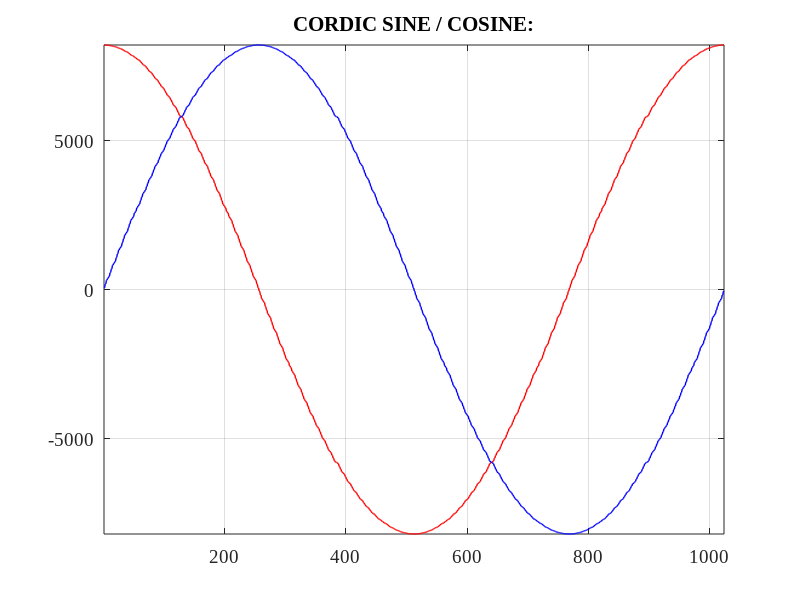

This figure's MATLAB source:
%% -------------------------------------------------------------------------- %%
%
% Title       : cordic_main.m
% Author      : Alexander Kapitanov	
% Company     : Insys
% E-mail      : sallador@bk.ru 
% Version     : 1.0	 
%
set(0, 'DefaultAxesFontSize', 14, 'DefaultAxesFontName', 'Times New Roman');
set(0, 'DefaultTextFontSize', 14, 'DefaultTextFontName', 'Times New Roman'); 

clear all;
close all;

% Set: Phase vector size (phase - is a bit-vector)
NPHI = 10;
% Set: Gain of signal (output width in HDL)
NOUT = 14;
GAIN = 2^(NOUT-1)/1.6467;


% ---- Calculate angles and create Look up table for ATAN -------------------- %
Angle = zeros(1, NOUT-1);
for ii = 1:(NOUT-1)
  if (ii < NOUT-1)
    Angle(ii) = round(atan(2^(-(ii-1))) * (2^(NPHI)/(2*pi)));
  else
    Angle(ii) = 0;
  endif  
endfor
Angle_Int = int32(Angle);

% ---- Calculate quadrant from input phase ----------------------------------- %
function quad_out = find_quad(Phase, Gain, PHI)
  x_ret = 0; y_ret = 0; z_ret = 0;
  
  if ((Phase > 0) && (Phase < 2^(PHI-2))) % MSBs: "00" in HDL
    z_ret = Phase;
    x_ret = Gain;
    y_ret = 0;
  elseif ((Phase > 2^(PHI-2)-1) && (Phase < 2^(PHI-1))) % MSBs: "01" in HDL
    z_ret = Phase - 2^(PHI-2);
    x_ret = 0;
    y_ret = Gain;
  elseif ((Phase > -2^(PHI-2)+1) && (Phase < 1)) % MSBs: "11" in HDL 
    z_ret = Phase;
    x_ret = Gain;
    y_ret = 0;
  else % MSBs: "10" in HDL 
    z_ret = Phase + 2^(PHI-2);
    x_ret = 0;
    y_ret = -Gain;    
  endif
  quad_out(1,1) = int32(x_ret);
  quad_out(1,2) = int32(y_ret);
  quad_out(1,3) = int32(z_ret);
end

% ---- Calculate sin / cos values -------------------------------------------- %
function harmonic_out = find_wave(Data, GainX, GainY, LutAtan, Len)
  sig_ret(1) = (Data);
  cos_ret(1) = (GainX);
  sin_ret(1) = (GainY);
  for ii = 1:(Len-1)
    if (sig_ret(ii) < 0)
      sig_ret(ii+1) = sig_ret(ii) + LutAtan(ii);
      cos_ret(ii+1) = cos_ret(ii) + floor(sin_ret(ii) * 2^(1-ii));
      sin_ret(ii+1) = sin_ret(ii) - floor(cos_ret(ii) * 2^(1-ii));      
    else
      sig_ret(ii+1) = sig_ret(ii) - LutAtan(ii);
      cos_ret(ii+1) = cos_ret(ii) - floor(sin_ret(ii) * 2^(1-ii));
      sin_ret(ii+1) = sin_ret(ii) + floor(cos_ret(ii) * 2^(1-ii));      
    endif
  endfor
  harmonic_out(1,1) = (cos_ret(Len-1));
  harmonic_out(1,2) = (sin_ret(Len-1));
end

% ---- Create phase vector and calculate sin / cos --------------------------- % 
phi_1 = 0:1:2^(NPHI-1)-1;
phi_2 = -2^(NPHI-1):1:-1;

%phi_ii = -2^(NPHI-1):1:2^(NPHI-1)-1;
phi_ii = [phi_1 phi_2];
phi_ii = int32(phi_ii);

for ii = 1:length(phi_ii)
  phi_out(ii,:) = find_quad(phi_ii(1,ii), GAIN, NPHI);
  sig_out(ii,:) = find_wave(phi_out(ii,3), phi_out(ii,1), phi_out(ii,2), Angle_Int, NOUT);
endfor

%PhX = phi_out(:,1);
%PhY = phi_out(:,2);
%PhZ = phi_out(:,3);
ReSig = sig_out(:,1);
ImSig = sig_out(:,2);

max(abs(ReSig))

figure(1) % Plot loaded data in Freq Domain
  plot(ReSig, '-', 'LineWidth', 1, 'Color',[1 0 0])
  grid on; hold on; axis tight; 
  plot(ImSig, '-', 'LineWidth', 1, 'Color',[0 0 1])
  grid on; hold on; axis tight; 
  title(['CORDIC SINE / COSINE:'])  
  
%% -------------------------------- EOF ------------------------------------- %% 
